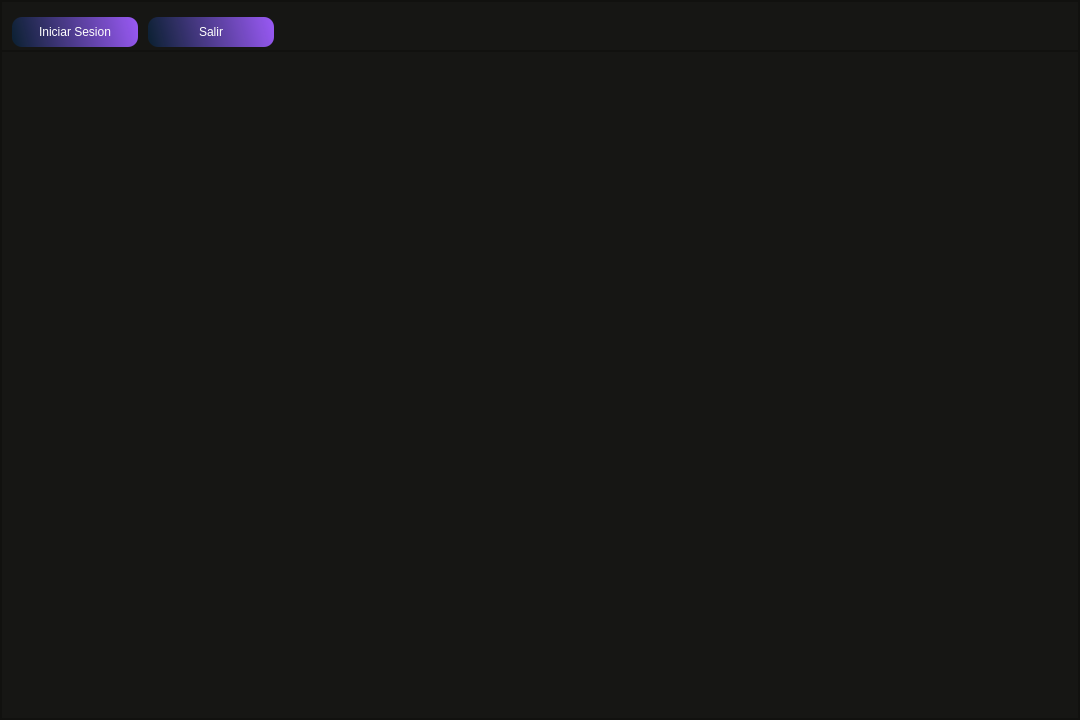
<?xml version="1.0" encoding="UTF-8"?>
<ui version="4.0">
 <class>ventana_inicio</class>
 <widget class="QMainWindow" name="ventana_inicio">
  <property name="geometry">
   <rect>
    <x>0</x>
    <y>0</y>
    <width>1080</width>
    <height>720</height>
   </rect>
  </property>
  <property name="windowTitle">
   <string>Inicio</string>
  </property>
  <property name="animated">
   <bool>true</bool>
  </property>
  <widget class="QWidget" name="centralwidget">
   <layout class="QVBoxLayout" name="verticalLayout">
    <property name="spacing">
     <number>0</number>
    </property>
    <property name="leftMargin">
     <number>0</number>
    </property>
    <property name="topMargin">
     <number>0</number>
    </property>
    <property name="rightMargin">
     <number>0</number>
    </property>
    <property name="bottomMargin">
     <number>0</number>
    </property>
    <item>
     <widget class="QFrame" name="frame_fondo">
      <property name="styleSheet">
       <string notr="true">background-color: rgb(22, 22, 20);</string>
      </property>
      <property name="frameShape">
       <enum>QFrame::StyledPanel</enum>
      </property>
      <property name="frameShadow">
       <enum>QFrame::Raised</enum>
      </property>
      <layout class="QVBoxLayout" name="verticalLayout_2">
       <property name="spacing">
        <number>0</number>
       </property>
       <property name="leftMargin">
        <number>0</number>
       </property>
       <property name="topMargin">
        <number>0</number>
       </property>
       <property name="rightMargin">
        <number>0</number>
       </property>
       <property name="bottomMargin">
        <number>0</number>
       </property>
       <item>
        <widget class="QFrame" name="frame_superior">
         <property name="maximumSize">
          <size>
           <width>16777215</width>
           <height>50</height>
          </size>
         </property>
         <property name="styleSheet">
          <string notr="true">

QPushButton{
background-color: qlineargradient(spread:reflect, x1:0, y1:0.562273, x2:1, y2:0.5, stop:0 rgba(11, 38, 67, 184), stop: 1 rgba(150, 88, 240, 255));
border-radius: 10px;
font: 12pt &quot;Sans Serif&quot;;
color: rgb(255, 255, 254); }

QPushButton:hover{
background-color: qlineargradient(spread:reflect, x1:0, y1:0.562273, x2:0.949, y2:0.545455, stop: 0 rgba(11, 38, 67, 184), stop:1 rgba(88, 240, 171, 255));
border-radius:10px;
font: 12pt &quot;Sans Serif&quot;;
color: rgb(255, 255, 254);
}</string>
         </property>
         <property name="frameShape">
          <enum>QFrame::StyledPanel</enum>
         </property>
         <property name="frameShadow">
          <enum>QFrame::Raised</enum>
         </property>
         <layout class="QHBoxLayout" name="horizontalLayout_2">
          <property name="spacing">
           <number>0</number>
          </property>
          <property name="leftMargin">
           <number>0</number>
          </property>
          <property name="topMargin">
           <number>5</number>
          </property>
          <property name="rightMargin">
           <number>10</number>
          </property>
          <property name="bottomMargin">
           <number>0</number>
          </property>
          <item>
           <layout class="QHBoxLayout" name="horizontalLayout">
            <property name="spacing">
             <number>10</number>
            </property>
            <property name="leftMargin">
             <number>10</number>
            </property>
            <property name="topMargin">
             <number>10</number>
            </property>
            <property name="rightMargin">
             <number>10</number>
            </property>
            <property name="bottomMargin">
             <number>10</number>
            </property>
            <item>
             <widget class="QPushButton" name="pushButton_iniciarsesion">
              <property name="minimumSize">
               <size>
                <width>126</width>
                <height>30</height>
               </size>
              </property>
              <property name="text">
               <string>Iniciar Sesion</string>
              </property>
             </widget>
            </item>
            <item>
             <widget class="QPushButton" name="pushButton_Salir">
              <property name="minimumSize">
               <size>
                <width>126</width>
                <height>30</height>
               </size>
              </property>
              <property name="styleSheet">
               <string notr="true">QPushButton:hover{
background-color: qlineargradient(spread:pad, x1:0, y1:0, x2:1, y2:0, stop:0 rgba(0, 0, 0, 255), stop:0.727273 rgba(142, 19, 16, 255));
border-radius:10px;
font: 12pt &quot;Sans Serif&quot;;
color: rgb(255, 255, 254);
}</string>
              </property>
              <property name="text">
               <string>Salir</string>
              </property>
             </widget>
            </item>
           </layout>
          </item>
          <item>
           <spacer name="horizontalSpacer">
            <property name="orientation">
             <enum>Qt::Horizontal</enum>
            </property>
            <property name="sizeHint" stdset="0">
             <size>
              <width>781</width>
              <height>20</height>
             </size>
            </property>
           </spacer>
          </item>
         </layout>
        </widget>
       </item>
       <item>
        <widget class="QFrame" name="frame_inferior">
         <property name="frameShape">
          <enum>QFrame::StyledPanel</enum>
         </property>
         <property name="frameShadow">
          <enum>QFrame::Raised</enum>
         </property>
        </widget>
       </item>
      </layout>
     </widget>
    </item>
   </layout>
  </widget>
 </widget>
 <resources/>
 <connections/>
</ui>
